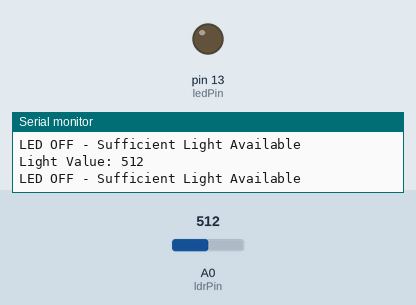
Simulated run of this sketch. Board: Arduino Uno, built with avr-gcc and run on an emulated ATmega328P. Shown: output pins drawn as LEDs (lit = HIGH), the last lines printed to the serial monitor. The inputs (shaded band) are chosen by the test bench; at power-on: A0 (ldrPin) = 512.

Above: at 1.8 s.
1.9 s: A0 (ldrPin) set to 491
At 2.3 s:
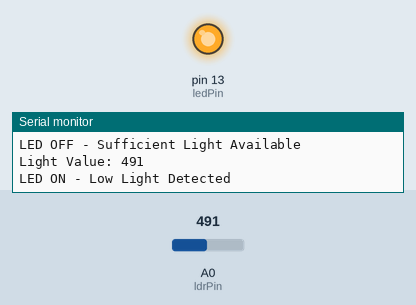
3.5 s: A0 (ldrPin) set to 510
At 5.0 s:
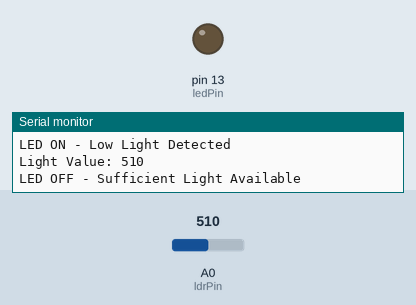
5.5 s: A0 (ldrPin) set to 490
At 6.6 s:
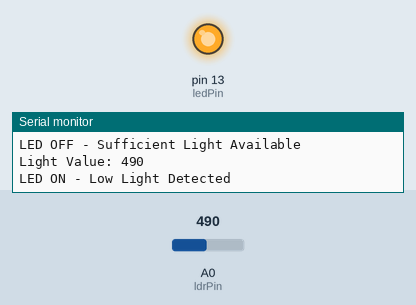
Timing chart, 0 to 8.5 s (numbered marks = the images above; inputs shaded):
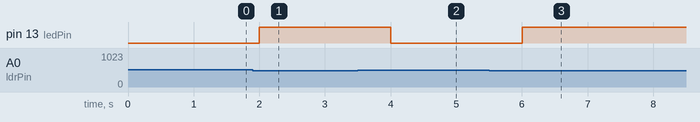

Measured:
- the behaviour switches between 500 and 499 on A0 (ldrPin) (found by bisection; images 0 and 1)
- after the input at 1.9 s, pin 13 (ledPin): LOW → HIGH after 0.10 s
- after the input at 3.5 s, pin 13 (ledPin): HIGH → LOW after 0.50 s
- after the input at 5.5 s, pin 13 (ledPin): LOW → HIGH after 0.50 s

The sketch:

Smart_lighting_monitoring_system.ino
```cpp
// SMART LIGHTING SYSTEM USING LDR AND ARDUINO UNO

// Pin Definitions
const int ldrPin = A0;      // LDR connected to Analog Pin A0
const int ledPin = 13;      // LED connected to Digital Pin 13

//Threshold Value
int threshold = 500;

// Setup Function
void setup()
{
    // Initialize Serial Monitor
    Serial.begin(9600);

    // Configure LED Pin as Output
    pinMode(ledPin, OUTPUT);
}
// Main Loop Function
void loop()
{
    // Read Light Intensity from LDR
    int lightValue = analogRead(ldrPin);

    // Display Sensor Value on Serial Monitor
    Serial.print("Light Value: ");
    Serial.println(lightValue);

    // Check Light Intensity
    if (lightValue < threshold)
    {
        // Low Light Condition
        digitalWrite(ledPin, HIGH);

        Serial.println("LED ON - Low Light Detected");
    }
    else
    {
        // Bright Light Condition
        digitalWrite(ledPin, LOW);

        Serial.println("LED OFF - Sufficient Light Available");
    }
    // Delay for Stability
    delay(1000);
}
```
